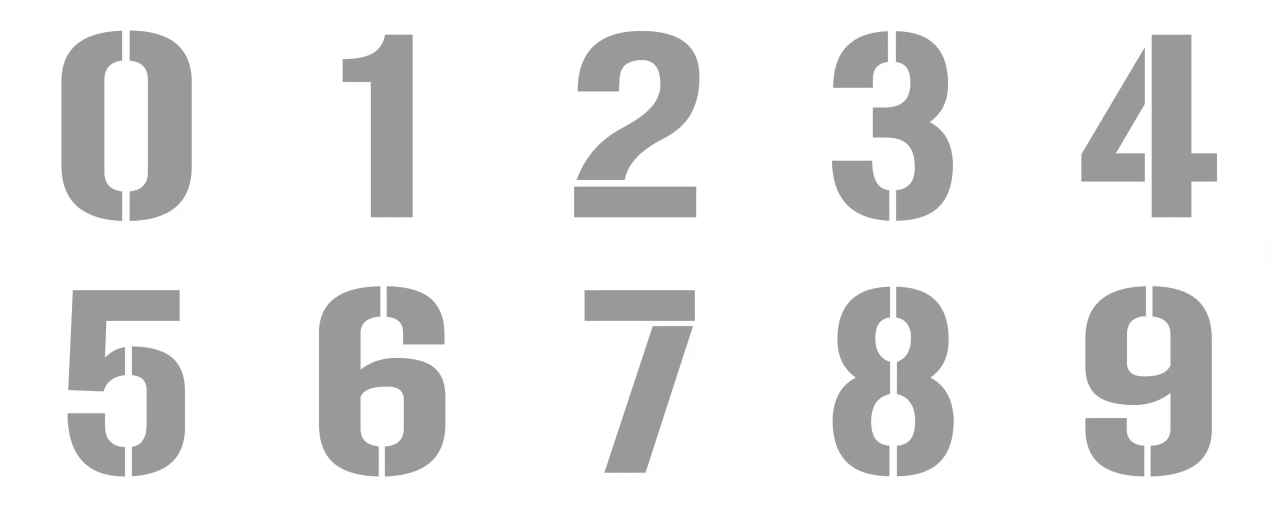
#> input picture Horloge/chiffres.png, 2550 x 1017 px (shown at 1/2 size)
$ python horloge.py chiffres.png
#> lines starting #> are read from the running program, lines starting #| are printed output that depends on the picture; after the words box and inside, x2 and y2 are one past the last pixel; in counts of white or black regions, pixels touching at a corner belong together
import os
import cv2 as cv
import datetime
from time import sleep
import signal
import sys

chiffres_path = "chiffres.png"
separateur_path = "separateur.png"
new_chiffres_path = "chiffres_bw.png"
ecartement = 5


def createBlackAndWhiteChiffre():
    img = cv.imread(chiffres_path, cv.IMREAD_GRAYSCALE)
#> img: shape (1017, 2550); min 139, max 255, mean 233.7
    for i in range(len(img)):
        for j in range(len(img[0])):
            if img[i][j] > 200:
                img[i][j] = 255
            else:
                img[i][j] = 0
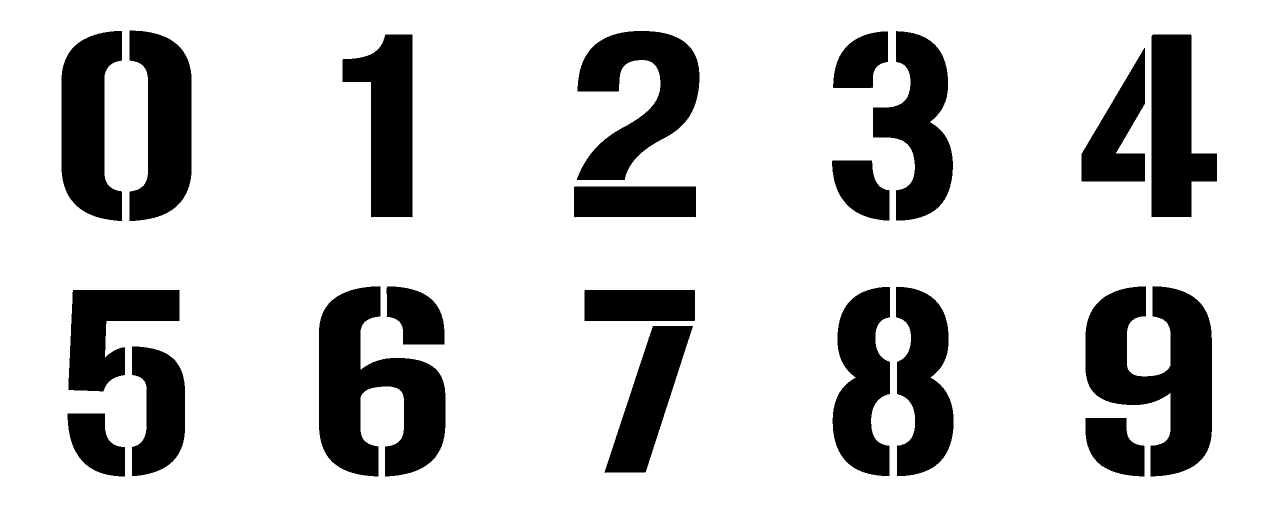
#> img: shape (1017, 2550) (shown at 1/2 size); 79.2% white; 21 black regions, largest, box (x1, y1, x2, y2) and area: (2171, 572, 2424, 953) 56115, (638, 572, 891, 953) 56109, (1154, 62, 1399, 360) 37894
    cv.imwrite(new_chiffres_path, img)


# creating this image once to work on it instead of preprocess the first image allow to divide by two the compute time
if not os.path.exists(new_chiffres_path):
    createBlackAndWhiteChiffre()
img_chiffre = cv.imread(new_chiffres_path, cv.IMREAD_GRAYSCALE)


def getChiffreImage(chiffre):
#> called with chiffre = 0
    img = img_chiffre.copy()
    h, w = len(img), len(img[0])
#> h = 1017; w = 2550

    c1 = chiffre // 5
    c2 = chiffre % 5

    img = img[int(c1 * h / 2):int((c1 + 1) * h / 2), int(c2 * w / 5):int((c2 + 1) * w / 5)]
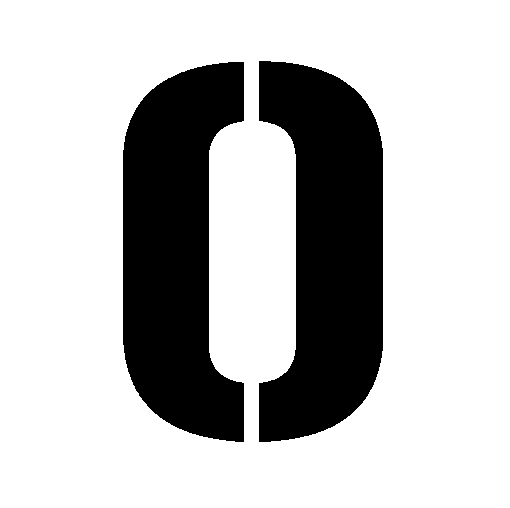
#> img: shape (508, 510); 74.4% white; 2 black regions, box (x1, y1, x2, y2) and area: (259, 61, 383, 442) 33632, (123, 62, 244, 442) 32766
    """
    for i in range(len(img)):
        for j in range(len(img[0])):
            if img[i][j] > 200:
                img[i][j] = 255
            else:
                img[i][j] = 0
                """
    return img


def cropImage(img):
    max_col, min_col, max_row, min_row = 0, len(img[0]), 0, 0
#> max_col = 0; min_col = 510; max_row = 0; min_row = 0
    for i in range(len(img)):
        if 0 in img[i]:
            if min_row == 0:
                min_row = i
            max_row = i
        for j in range(len(img[0])):
            if img[i][j] != 255:
                max_col = max(max_col, j)
                min_col = min(min_col, j)
#> this loop made 508 passes
#> min_row on pass 62: 61
#> after the loop, min_row = 61
    min_col = max(0, min_col - ecartement)
#> min_col = 118
    max_col = min(max_col + ecartement, len(img[0] - 1))
#> max_col = 387
    return img[min_row:max_row, min_col:max_col]
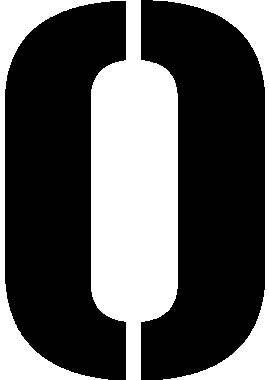
#> returned value: shape (380, 269); 35.1% white; 2 white regions, box (x1, y1, x2, y2) and area: (0, 0, 178, 380) 29943, (153, 0, 269, 380) 5900


def getSeparateur():
    img = cv.imread(separateur_path, cv.IMREAD_GRAYSCALE)
    for i in range(len(img)):
        for j in range(len(img[0])):
            if img[i][j] > 200:
                img[i][j] = 255
            else:
                img[i][j] = 0
    # cv.imshow("", img)
    # cv.waitKey(0)
    return (img)


def fillDateTo2Digits(n):
    if n < 10:
        return "0" + str(n)
    return str(n)


def getDateStr():
    now = datetime.datetime.now()
    return fillDateTo2Digits(now.hour) + ":" + fillDateTo2Digits(now.minute) + ":" + fillDateTo2Digits(now.second)


def hconcat_resize(img_list, interpolation=cv.INTER_CUBIC):
    # take minimum hights
    h_min = min(img.shape[0] for img in img_list)

    # image resizing
    im_list_resize = [cv.resize(img, (int(img.shape[1] * h_min / img.shape[0]), h_min), interpolation=interpolation) for
                      img in img_list]
    return cv.hconcat(im_list_resize)


def display(img):
    columns, rows = os.get_terminal_size(0)
    img = cv.resize(img, os.get_terminal_size(0))
    line = ""
    for i in img:
        for j in i:
            if j == 0:
                line += "A"
            else:
                line += " "
        print(line)
        line = ""


"""
cv.imshow("",  getChiffreImage(5))
cv.waitKey(0)
cv.imshow("",  cropImage(getChiffreImage(5)))
cv.waitKey(0)

for i in range(10):
    getChiffreImage(i)

print(getDateStr())
getSeparateur()
"""
"""
curr_date = getDateStr()
imgList=[]
for char in curr_date:
    if char == ':':
        imgList.append(getSeparateur())
    else:
        imgList.append(cropImage(getChiffreImage(int(char))))
#cv.imshow("", hconcat_resize(imgList))
#cv.waitKey(0)g
display(hconcat_resize(imgList))
"""


def dateCompare(old, new):
    s = len(old)
    for i in range(s - 1, -1, -1):
        if old[i] != ':' and old[i] == new[i]:
            return i
    return -1


jaaj = True


def sigterm_handler(_signo, _stack_frame):
    global jaaj
    jaaj = False


# if sys.argv[1] == "handle_signal":

signal.signal(signal.SIGTERM, sigterm_handler)
signal.signal(signal.SIGINT, sigterm_handler)
try:
    imgList = []
    oldDate = ' ' * 8
    while jaaj:
        curr_date = getDateStr()
        a = dateCompare(oldDate, curr_date)
        if a == -1:
            imgList = []
            a = 0
        else:
            imgList = imgList[:a]

        for i in range(a, len(curr_date)):
            char = curr_date[i]
            if char in curr_date[:i]:
                imgList.append(imgList[curr_date[:i].find(char)])
            else:
                if char == ':':
                    imgList.append(getSeparateur())
                else:
                    imgList.append(cropImage(getChiffreImage(int(char))))
        oldDate = curr_date
#> oldDate = '09:20:21'
        # cv.imshow("", hconcat_resize(imgList))
        # cv.waitKey(0)g
        display(hconcat_resize(imgList))
#> in hconcat_resize, `return cv.hconcat(im_list_resize)`:
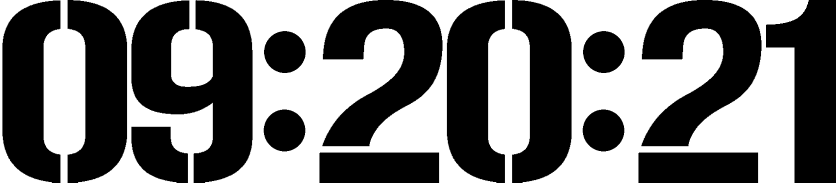
#> returned value: shape (365, 1676) (shown at 1/2 size); min 0, max 255, mean 113.7
#> (the run stopped early here; a loop or call above may not have finished)
